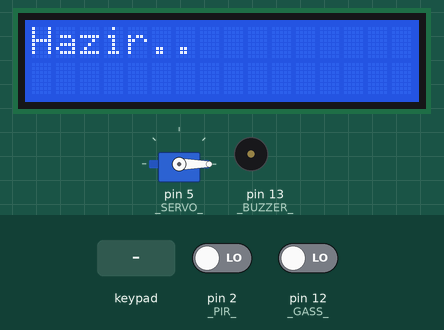
A sketch run on a simulated Arduino Uno, built with avr-gcc and run on an emulated ATmega328P. Shown: 16×2 character LCD, servo, buzzer (waves = sounding, pin HIGH). The inputs (shaded band) are chosen by the test bench; at power-on: pin 2 (_PIR_) LOW, pin 12 (_GASS_) LOW.

Above: at 1.2 s.
1.3 s: pin 2 (_PIR_) driven HIGH
At 3.1 s:
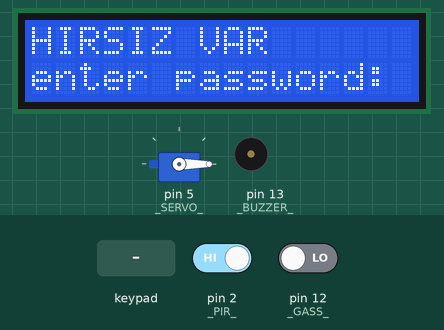
7.3 s: pin 12 (_GASS_) driven HIGH
At 9.4 s:
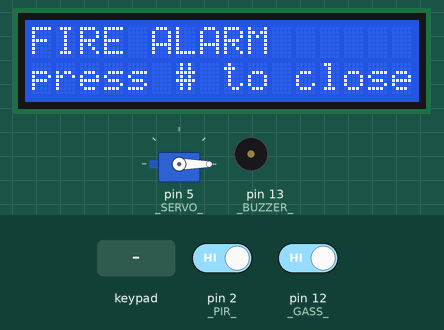
9.9 s: key '#' pressed
At 11.2 s:
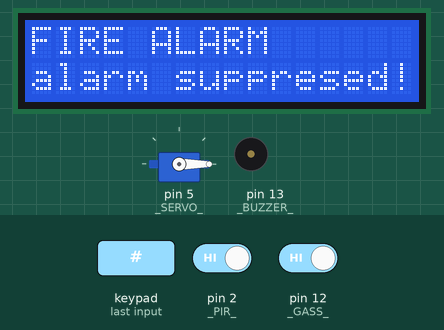
12.4 s: pin 12 (_GASS_) driven LOW
At 12.8 s:
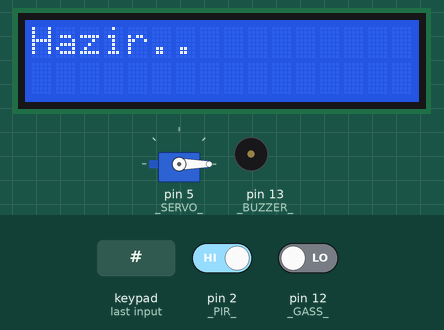
Timing chart, 0 to 15.4 s (numbered marks = the images above; inputs shaded):
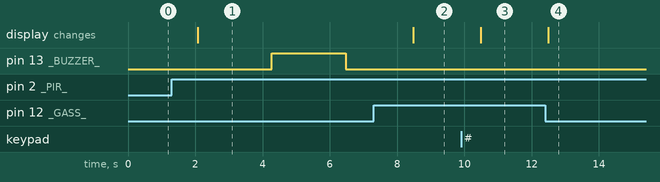

Measured:
- after the input at 1.3 s, pin 13 (_BUZZER_): LOW → HIGH after 3.0 s, → LOW 2.2 s later; the display: changes after 0.78 s (image 1)
- after the input at 7.3 s, the display: changes after 1.2 s (image 2)
- after the input at 9.9 s, the display: changes after 0.59 s (image 3)
- after the input at 12.4 s, the display: changes after 0.09 s (image 4)

The sketch:

Tez_v1.ino
```cpp
#include <LiquidCrystal.h>
#include <Keypad.h>
#include <Servo.h>
#include <EEPROM.h>

#define _BUZZER_ 13
#define _GASS_ 12
#define _PIR_ 2
#define _SERVO_ 5

//Flags
bool FIRST_BOOT = false;   // <- ilk çalıştırmada burası true yapılarak kurum işlemi yapılır.
bool ALARM_DURUM = false;
bool YANGIN_DURUM = false;
bool HIRSIZ_DURUM = false;


// RS,E,D4,D5,D6,D7
LiquidCrystal lcd(6, 7, 8, 9, 10, 11);
Servo servo;

// keypad setup
char tus_takimi[4][3] = {
  {'1', '2', '3'},
  {'4', '5', '6'},
  {'7', '8', '9'},
  {'*', '0', '#'}
};
byte satir_pin[4] = {A5, A4, A3, A2};
byte sutun_pin[3] = {A1, 3, 4};
Keypad tustakim = Keypad(makeKeymap(tus_takimi), satir_pin, sutun_pin, 4, 3);
char eski_karakter;

// sifreler
char sifre[5] = {'1', '4', '0', '4', '7'};
char puk[8] = {'8', '8', '8', '8', '8', '8', '8', '8'};
String guncelSifre = "";
String userInput = "";

void setup() {
  // lcd setup:
  lcd.begin(16, 2);
  lcd.clear();
  lcd.setCursor(0, 0);
  lcd.print("Booting..");

  // digital i/o:
  pinMode(_BUZZER_, OUTPUT);
  pinMode(_GASS_, INPUT);
  pinMode(_PIR_, INPUT);
  digitalWrite(_GASS_, LOW);
  digitalWrite(_PIR_, LOW);

  // servo setup
  servo.attach(_SERVO_);
  servo.write(0);

  //Password Begin
  if (FIRST_BOOT)
  {
    for (int i = 0; i < 5; i++) {
      EEPROM.write(i, sifre[i]);
    }
    for (int i = 0; i < 8; i++) {
      EEPROM.write( 5 + i, puk[5 + i]);
    }
  } else {
          for(int i=0; i<5;i++)
          {
            guncelSifre += (char)EEPROM.read(i);
          }
  }


  //Standby
  lcd.clear();
  lcd.setCursor(0, 0);
  lcd.print("Hazir..");
  //DEBUG
  Serial.begin(9600);
  //Serial.println(guncelSifre);
}

void loop() {
  // put your main code here, to run repeatedly:
  KeypadOku();
  YanginVarmi();
  HirsizVarmi();

  delay(2000);

  AlarmCal();
}

void AlarmCal() {
  if (ALARM_DURUM)
  {
    digitalWrite(_BUZZER_, LOW);
    delay(200);
    digitalWrite(_BUZZER_, HIGH);
    delay(200);
  }
  else
  {
    digitalWrite(_BUZZER_, LOW);
  }
}

void YanginVarmi() {
  bool sensor = digitalRead(_GASS_);

  if (sensor && !YANGIN_DURUM)
  {
    lcd.clear();
    lcd.setCursor(0, 0);
    lcd.print("FIRE ALARM");
    lcd.setCursor(0, 1);
    lcd.print("press # to close");
    ALARM_DURUM = true;
    YANGIN_DURUM = true;
  }
  else if (sensor == false)
  {
    if (YANGIN_DURUM)
    {
      lcd.clear();
      lcd.setCursor(0, 0);
      lcd.print("Hazir..");
    }
    YANGIN_DURUM = false;
  }
}

void HirsizVarmi() {
  bool sensor = digitalRead(_PIR_);

  if (sensor && !HIRSIZ_DURUM)
  {
    //Gecikme fonsiyonu eklenecek
    lcd.clear();
    lcd.setCursor(0, 0);
    lcd.print("HIRSIZ VAR");
    lcd.setCursor(0, 1);
    lcd.print("enter password:");
    //sifre kontrolünü burda yap
    ALARM_DURUM = true;
    HIRSIZ_DURUM = true;
  }
  else if (HIRSIZ_DURUM /* + sifre kontrolü */)
{
  ALARM_DURUM = false;
}

}

void KeypadOku() {
  char key = tustakim.getKey();

  if (YANGIN_DURUM == true && key == '#'){
    ALARM_DURUM = false;
    // YANGIN_DURUM==true;
    lcd.clear();
    lcd.setCursor(0, 0);
    lcd.print("FIRE ALARM");
    lcd.setCursor(0, 1);
    lcd.print("alarm suppresed!");
  }

  if(key == '#')
  {
    // sifre kontrolleri
  }
  else{
    // userInput = "*****";
    if(eski_karakter!=key && userInput.length() < 5)
    {
      userInput += key;
    }
  }

  eski_karakter = key;
}
```
